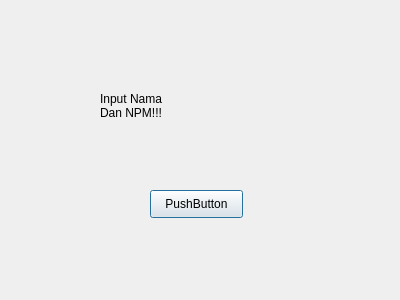
<?xml version="1.0" encoding="UTF-8"?>
<ui version="4.0">
 <class>Dialog</class>
 <widget class="QDialog" name="Dialog">
  <property name="geometry">
   <rect>
    <x>0</x>
    <y>0</y>
    <width>400</width>
    <height>300</height>
   </rect>
  </property>
  <property name="windowTitle">
   <string>Dialog</string>
  </property>
  <widget class="QLabel" name="label">
   <property name="geometry">
    <rect>
     <x>100</x>
     <y>60</y>
     <width>311</width>
     <height>91</height>
    </rect>
   </property>
   <property name="styleSheet">
    <string notr="true">font: 87 18pt &quot;Arial Black&quot;;</string>
   </property>
   <property name="text">
    <string>Input Nama
Dan NPM!!!</string>
   </property>
  </widget>
  <widget class="QPushButton" name="pushButton">
   <property name="geometry">
    <rect>
     <x>150</x>
     <y>190</y>
     <width>93</width>
     <height>28</height>
    </rect>
   </property>
   <property name="text">
    <string>PushButton</string>
   </property>
  </widget>
 </widget>
 <resources/>
 <connections/>
</ui>
